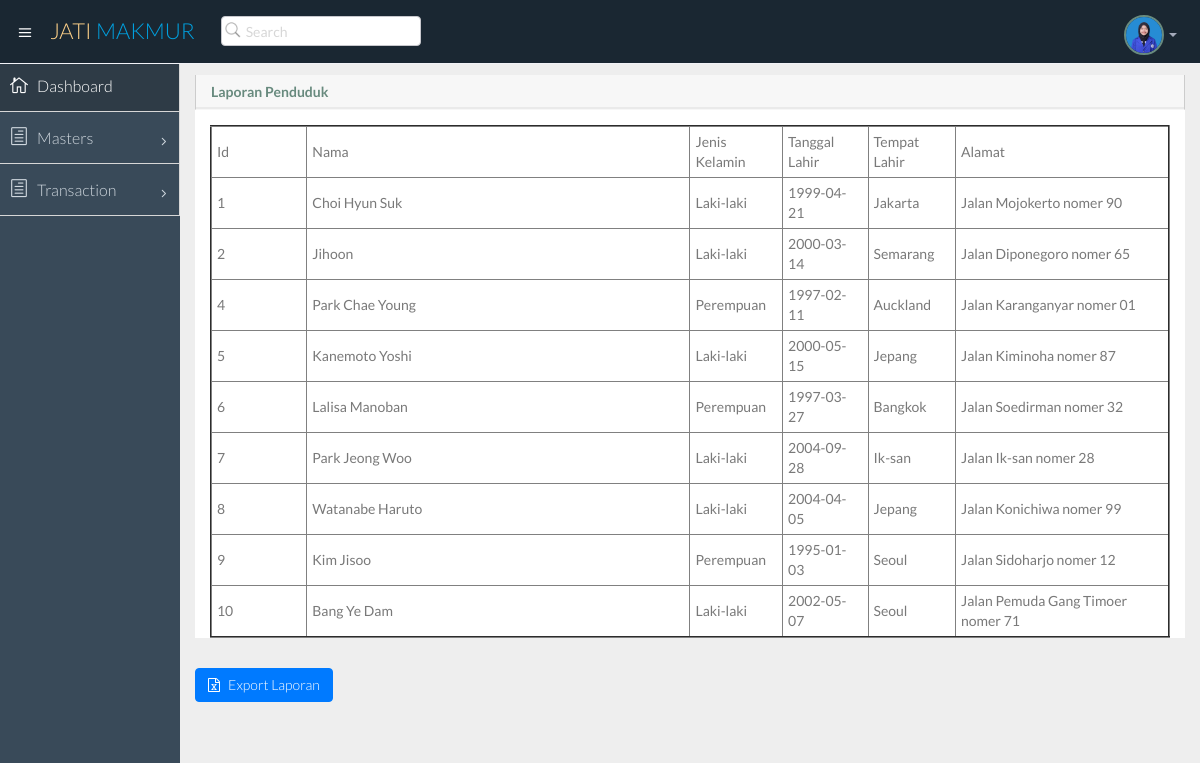
Page /assets/index.php?page=laporan_penduduk on the committed database.
### tables this page shows
CREATE TABLE `penduduk` (
  `id` int(10) NOT NULL,
  `nama` varchar(30) NOT NULL,
  `jenis_kelamin` varchar(30) NOT NULL,
  `tgl_lahir` date NOT NULL,
  `tempat_lahir` varchar(30) NOT NULL,
  `alamat` varchar(100) NOT NULL
);

### assets/display_lapPenduduk.php (the view)
<?php
    include "koneksi.php";
?>
<HTML>
    <HEAD>
        <link rel="stylesheet" href="https://cdnjs.cloudflare.com/ajax/libs/font-awesome/4.7.0/css/font-awesome.min.css">
    </HEAD>
    <BODY>
			  <div class="row">
                  <div class="col-lg-12">
                        <section class="panel">
                            <header class="panel-heading">
                              <b>Laporan Penduduk</b>
                            </header>
                           <table class="table table-striped table-advance table-hover">
                           <tbody>
                           <tr>
                                <?php
                                $query = "SELECT * FROM penduduk";
                                $sql = mysqli_query ($conn,$query);
                                echo "<table border='2' cellpadding='5' cellspacing='5' style='margin: 15px;'>";
                                echo "<tr bgcolor='white'><td width=10%>Id</td><td width=40%>Nama</td><td>Jenis Kelamin</td><td>Tanggal Lahir</td><td>Tempat Lahir</td><td>Alamat</td></tr>";
                                while ($hasil = mysqli_fetch_array ($sql)) {
                                $idlap_penduduk = stripslashes ($hasil['id']);
                                $nama = stripslashes ($hasil['nama']);
                                $jenis_kelamin = stripslashes ($hasil['jenis_kelamin']);
                                $tgl_lahir = stripslashes ($hasil['tgl_lahir']);
                                $tempat_lahir = stripslashes ($hasil['tempat_lahir']);
                                $alamat= stripslashes ($hasil['alamat']);
                                echo "<tr bgcolor='white'>
                                <td align='left' width=10%>$idlap_penduduk</td>
                                <td align='left' width=40%>$nama</td>
                                <td align='left'>$jenis_kelamin</td>
                                <td align='left'>$tgl_lahir</td>
                                <td align='left'>$tempat_lahir</td>
                                <td align='left'>$alamat</td>";
                                }
                                echo "</table>";
                                ?>
                            </tr>
		                    </tbody>
                            </table>
                        </section>
					  <a class="btn btn-primary" href="export_lapPenduduk.php"><i class="fa fa-file-excel-o"></i>&nbsp;&nbsp;&nbsp;Export Laporan</a>
                  </div>
              </div>
    </BODY>
</HTML>

### rows in the picture
penduduk: id "1", nama "Choi Hyun Suk", jenis_kelamin "Laki-laki", tgl_lahir "1999-04-21", tempat_lahir "Jakarta", alamat "Jalan Mojokerto nomer 90"
penduduk: id "2", nama "Jihoon", jenis_kelamin "Laki-laki", tgl_lahir "2000-03-14", tempat_lahir "Semarang", alamat "Jalan Diponegoro nomer 65"
penduduk: id "4", nama "Park Chae Young", jenis_kelamin "Perempuan", tgl_lahir "1997-02-11", tempat_lahir "Auckland", alamat "Jalan Karanganyar nomer 01"
penduduk: id "5", nama "Kanemoto Yoshi", jenis_kelamin "Laki-laki", tgl_lahir "2000-05-15", tempat_lahir "Jepang", alamat "Jalan Kiminoha nomer 87"
penduduk: id "6", nama "Lalisa Manoban", jenis_kelamin "Perempuan", tgl_lahir "1997-03-27", tempat_lahir "Bangkok", alamat "Jalan Soedirman nomer 32"
penduduk: id "7", nama "Park Jeong Woo", jenis_kelamin "Laki-laki", tgl_lahir "2004-09-28", tempat_lahir "Ik-san", alamat "Jalan Ik-san nomer 28"
penduduk: id "8", nama "Watanabe Haruto", jenis_kelamin "Laki-laki", tgl_lahir "2004-04-05", tempat_lahir "Jepang", alamat "Jalan Konichiwa nomer 99"
penduduk: id "9", nama "Kim Jisoo", jenis_kelamin "Perempuan", tgl_lahir "1995-01-03", tempat_lahir "Seoul", alamat "Jalan Sidoharjo nomer 12"
penduduk: id "10", nama "Bang Ye Dam", jenis_kelamin "Laki-laki", tgl_lahir "2002-05-07", tempat_lahir "Seoul", alamat "Jalan Pemuda Gang Timoer nomer 71"
